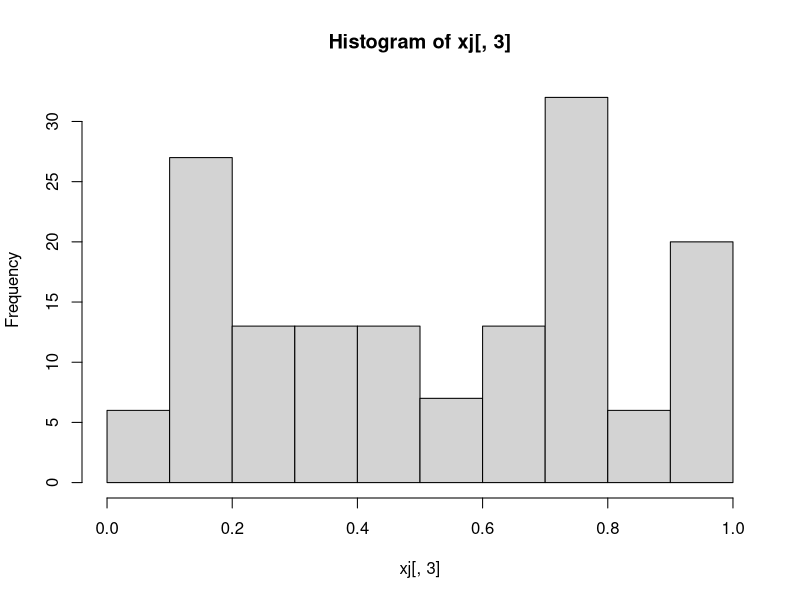

Reproduce this figure in R.
#INDAH SULISTIYA (B2A020064)


#MULTIPLICATIVE
multiplicative_RNG<-function(a,z0,m,n) {
  xj<-matrix(NA,n,3)
  colnames(xj)<-c("aZ","Xj","Uj")
  for (j in 1:n)
  {
    xj[j,1]<-(a*z0)
    xj[j,2]<-xj[j,1]%%m
    xj[j,3]<-xj[j,2]/m
    z0<-xj[j,2]
  }
  hist(xj[,3])
  View(xj)
}

multiplicative_RNG(45,21139,417,150)


multiplicative_RNG<-function(a,z0,m,n)
{
  z<-rep(0,100)
  for (i in 1:100)
  {
    z[i]<-(a*z0)%%m
    z0<-z[i]
  }
  print(z) 
}
multiplicative_RNG(45,21139,417,150)


#BERNOULI 1
Bernouli_1<-function(n,p) {
  i<-n
  p<-p
  X<-runif(i)
  Y<-NULL
  for (k in 1:i) ifelse (X[k]<=p, Y[k]<-1, Y[k]<-0)
  (tabel<-table(Y)/length(Y))
}
Bernouli_1(78, 0.83)
Bernouli_1(174, 0.83)
Bernouli_1(324, 0.83)
Bernouli_1(402, 0.83)
Bernouli_1(159, 0.83)
Bernouli_1(66, 0.83)
Bernouli_1(51, 0.83)
Bernouli_1(210, 0.83)
Bernouli_1(276, 0.83)
Bernouli_1(327, 0.83)
Bernouli_1(120, 0.83)
Bernouli_1(396, 0.83)
Bernouli_1(306, 0.83)
Bernouli_1(9, 0.83)
Bernouli_1(405, 0.83)
Bernouli_1(294, 0.83)
Bernouli_1(303, 0.83)
Bernouli_1(291, 0.83)
Bernouli_1(168, 0.83)
Bernouli_1(54, 0.83)
Bernouli_1(345, 0.83)
Bernouli_1(96, 0.83)
Bernouli_1(150, 0.83)